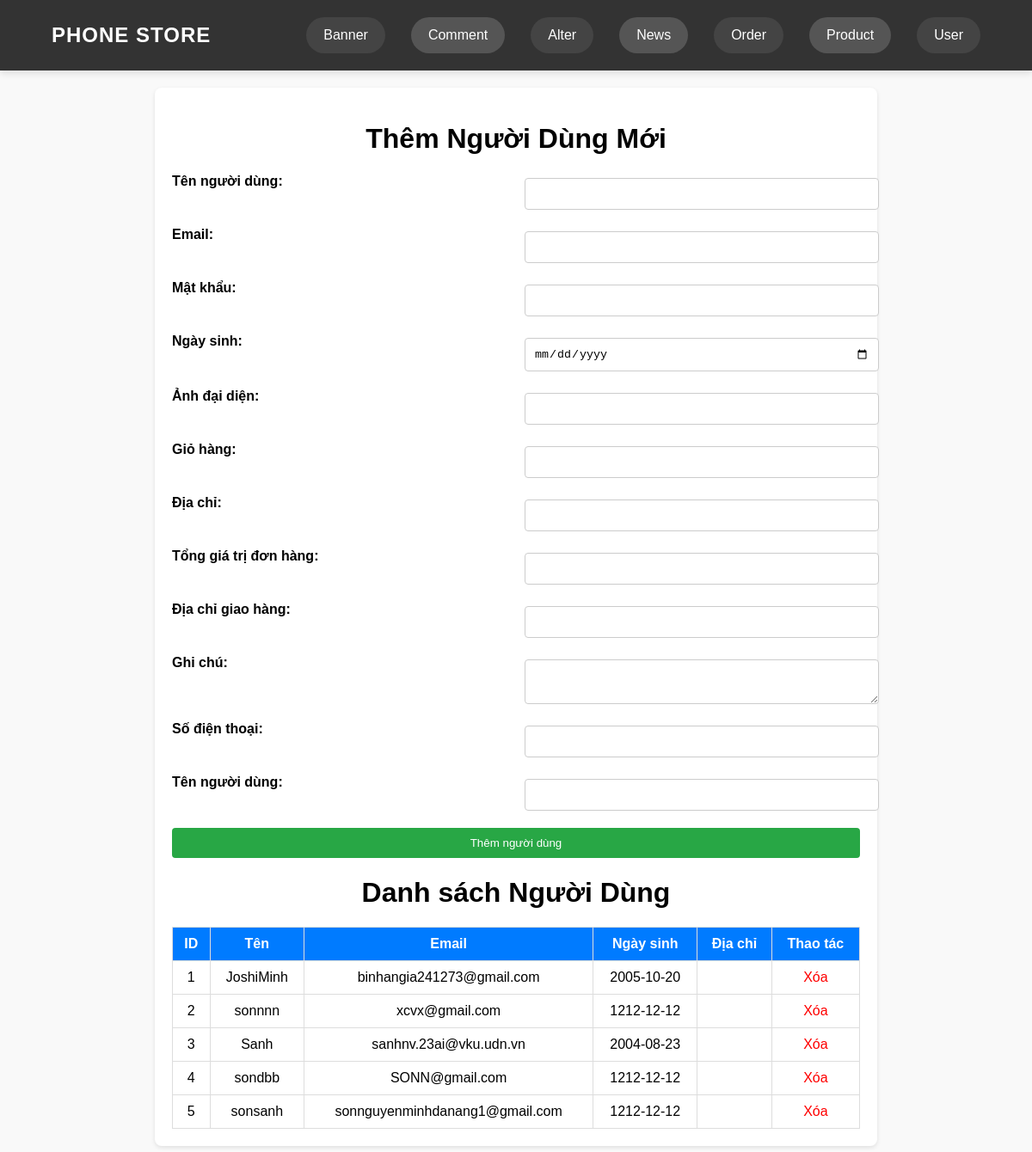
The app's page /users_admin.php with its own data.
### tables this page shows
CREATE TABLE "users" (
    user_id INTEGER PRIMARY KEY AUTOINCREMENT,
    name VARCHAR,
    email TEXT,
    password_hash TEXT,
    date_of_birth DATE,
    profile_image TEXT,
    cart TEXT,
    address TEXT
, order_price DECIMAL(10, 2) DEFAULT 0.00, address_shipping TEXT, note TEXT, number TEXT, name_user VARCHAR);

### users_admin.php (the view, shortened to what this page needs)
<?php
try {
    $db = new PDO('sqlite:phone_store.sqlite');
    $db->setAttribute(PDO::ATTR_ERRMODE, PDO::ERRMODE_EXCEPTION);
} catch (PDOException $e) {
    die("Lỗi kết nối cơ sở dữ liệu: " . $e->getMessage());
}
try {
    $users = $db->query("SELECT * FROM users")->fetchAll(PDO::FETCH_ASSOC);
} catch (PDOException $e) {
    die("Lỗi khi lấy danh sách người dùng: " . $e->getMessage());
}
?>
<!DOCTYPE html>
<html lang="vi">
<head>
    <link rel="stylesheet" href="admin/header_admin.css">
</head>
<body>
<?php include 'admin/header.php'; ?>
    <div class="container">
        <h1>Thêm Người Dùng Mới</h1>
        <form action="" method="POST">
            <label for="name">Tên người dùng:</label>
            <input type="text" name="name" id="name" required>
            <label for="email">Email:</label>
            <input type="email" name="email" id="email" required>
            <label for="password">Mật khẩu:</label>
            <input type="password" name="password" id="password" required>
            <label for="date_of_birth">Ngày sinh:</label>
            <input type="date" name="date_of_birth" id="date_of_birth" required>
            <label for="profile_image">Ảnh đại diện:</label>
            <input type="text" name="profile_image" id="profile_image">
            <label for="cart">Giỏ hàng:</label>
            <input type="text" name="cart" id="cart">
            <label for="address">Địa chỉ:</label>
            <input type="text" name="address" id="address">
            <label for="order_price">Tổng giá trị đơn hàng:</label>
            <input type="number" name="order_price" id="order_price" step="0.01">
            <label for="address_shipping">Địa chỉ giao hàng:</label>
            <input type="text" name="address_shipping" id="address_shipping">
            <label for="note">Ghi chú:</label>
            <textarea name="note" id="note"></textarea>
            <label for="number">Số điện thoại:</label>
            <input type="text" name="number" id="number">
            <label for="name_user">Tên người dùng:</label>
            <input type="text" name="name_user" id="name_user">
            <button type="submit">Thêm người dùng</button>
        </form>
        <h1>Danh sách Người Dùng</h1>
        <table>
            <thead>
                <tr>
                    <th>ID</th>
                    <th>Tên</th>
                    <th>Email</th>
                    <th>Ngày sinh</th>
                    <th>Địa chỉ</th>
                    <th>Thao tác</th>
                </tr>
            </thead>
            <tbody>
                <?php foreach ($users as $user): ?>
                <tr>
                    <td><?php echo htmlspecialchars($user['user_id']); ?></td>
                    <td><?php echo htmlspecialchars($user['name']); ?></td>
                    <td><?php echo htmlspecialchars($user['email']); ?></td>
                    <td><?php echo htmlspecialchars($user['date_of_birth']); ?></td>
                    <td><?php echo htmlspecialchars($user['address']); ?></td>
                    <td>
                        <a href="?delete_id=<?php echo $user['user_id']; ?>" class="delete-btn">Xóa</a>
                    </td>
                </tr>
                <?php endforeach; ?>
            </tbody>
        </table>
    </div>
</body>
</html>

### admin/header_admin.css (style rules this page uses)
body { font-family: 'Arial', sans-serif; margin: 0; padding: 0; background-color: #f5f5f5; }

### users_admin.php (style rules this page uses)
body { font-family: Arial, sans-serif; margin: 0; padding: 0; background-color: #f9f9f9; }
.container { max-width: 800px; margin: 20px auto; background: #fff; padding: 20px; border-radius: 8px; box-shadow: 0 2px 5px rgba(0, 0, 0, 0.1); }
table { width: 100%; border-collapse: collapse; margin-top: 20px; }
table th, table td { border: 1px solid #ddd; padding: 10px; text-align: center; }
table th { background-color: #007bff; color: white; }
.delete-btn { color: red; cursor: pointer; text-decoration: none; }
h1 { text-align: center; }
form { display: grid; grid-template-columns: 1fr 1fr; gap: 20px; }
label { font-weight: bold; }
input, textarea, select { width: 100%; padding: 10px; margin-top: 5px; border: 1px solid #ccc; border-radius: 4px; }
button { grid-column: span 2; padding: 10px; background: #28a745; color: #fff; border: none; border-radius: 4px; cursor: pointer; }

### records on screen
users: user_id "1", name "JoshiMinh", email "binhangia241273@gmail.com", date_of_birth "2005-10-20"
users: user_id "2", name "sonnnn", email "xcvx@gmail.com", date_of_birth "1212-12-12"
users: user_id "3", name "Sanh", email "sanhnv.23ai@vku.udn.vn", date_of_birth "2004-08-23"
users: user_id "4", name "sondbb", email "SONN@gmail.com", date_of_birth "1212-12-12"
users: user_id "5", name "sonsanh", email "sonnguyenminhdanang1@gmail.com", date_of_birth "1212-12-12"
